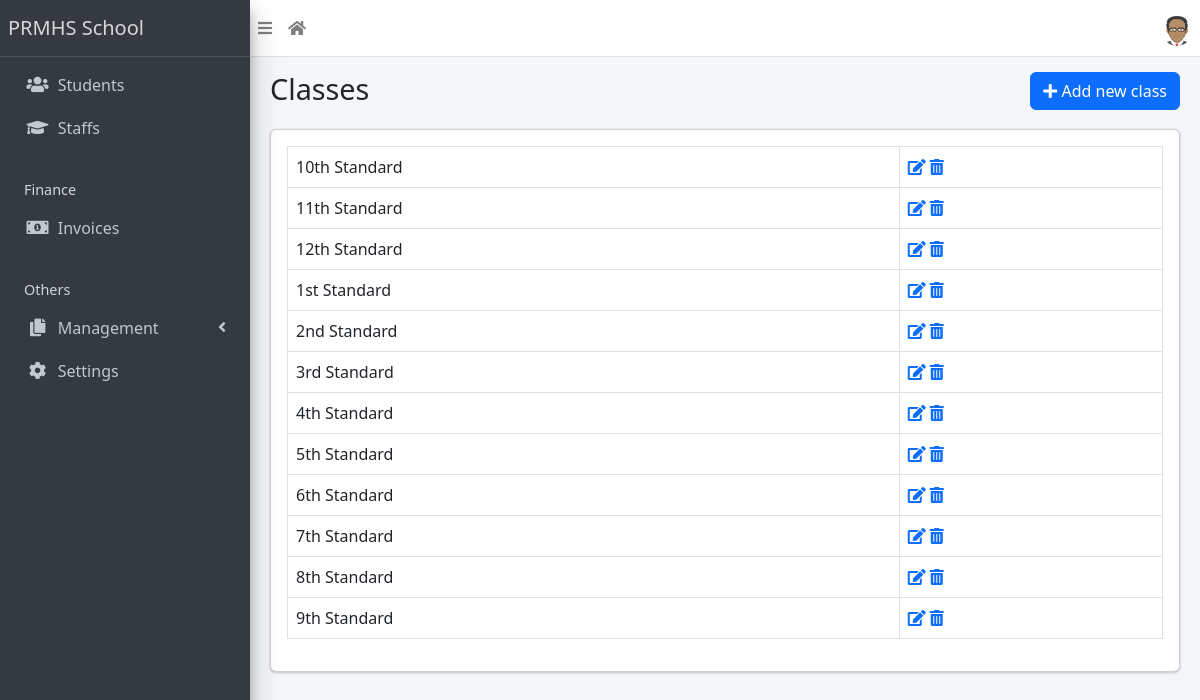
The app's page /class/list/ (signed in) with its own data.
### apps/corecode/models.py (models this page shows)
class StudentClass(models.Model):
    name = models.CharField(max_length=200, unique=True)
    class Meta:
        verbose_name = "Class"
        verbose_name_plural = "Classes"
        ordering = ["name"]
    def __str__(self):
        return self.name

### apps/corecode/views.py (the view)
# urls.py: path("class/list/", ClassListView.as_view(), name="classes"),
class ClassListView(LoginRequiredMixin, SuccessMessageMixin, ListView):
    model = StudentClass
    template_name = "corecode/class_list.html"
    def get_context_data(self, **kwargs):
        context = super().get_context_data(**kwargs)
        context["form"] = StudentClassForm()
        return context

### apps/corecode/context_processors.py (called while the page is built)
def site_defaults(request):
    current_session = AcademicSession.objects.get(current=True)
    current_term = AcademicTerm.objects.get(current=True)
    vals = SiteConfig.objects.all()
    contexts = {
        "current_session": current_session.name,
        "current_term": current_term.name,
    }
    for val in vals:
        contexts[val.key] = val.value
    return contexts

### apps/corecode/templates/corecode/class_list.html (shortened to what this page needs)
{% extends 'base.html' %}
{% load widget_tweaks %}
{% block title %}
Classes
{% endblock title %}
{% block breadcrumb %}
  <a class="btn btn-primary" href="#" data-toggle="modal" data-target="#modal1">
    <i class="fa fa-plus"></i>
    Add new class
  </a>
{% endblock breadcrumb %}
{% block content %}
  <div class="row">
    <div class="col-sm-12">
        <table class="table table-bordered">
          <tbody>
            {% for object in object_list %}
            <tr>
              <td>{{ object }}</td>
              <td><a href="{% url 'class-update' object.id %}"><i
                    class="fa fa-edit"></i></a> <a
                  href="{% url 'class-delete' object.id %}"><i
                    class="fa fa-trash-alt"></i></a></td>
            </tr>
            {% endfor %}
          </tbody>
        </table>
    </div>
  </div>
{% endblock content %}

### records on screen
StudentClass: name "10th Standard"
StudentClass: name "11th Standard"
StudentClass: name "12th Standard"
StudentClass: name "1st Standard"
StudentClass: name "2nd Standard"
StudentClass: name "3rd Standard"
StudentClass: name "4th Standard"
StudentClass: name "5th Standard"
StudentClass: name "6th Standard"
StudentClass: name "7th Standard"
StudentClass: name "8th Standard"
StudentClass: name "9th Standard"

### other values on screen
{{ School_name | default:"PRMHS School" }} "PRMHS School"
